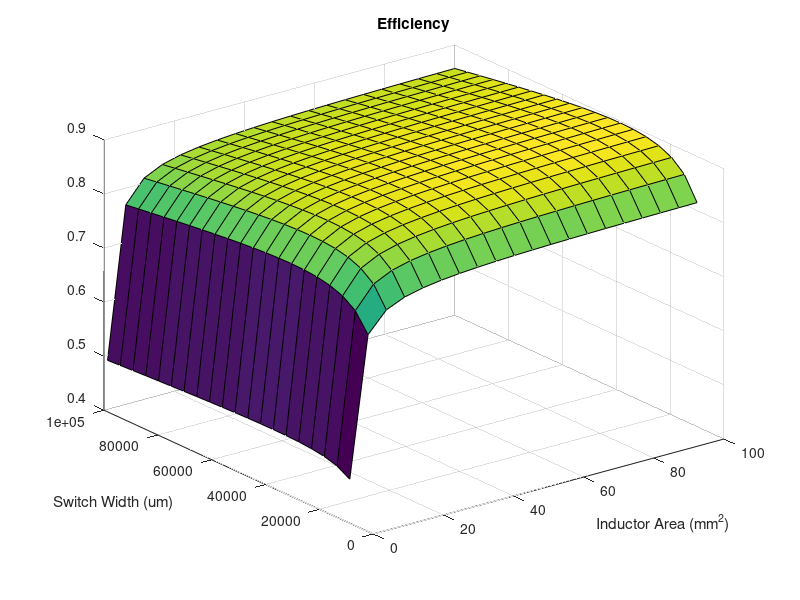
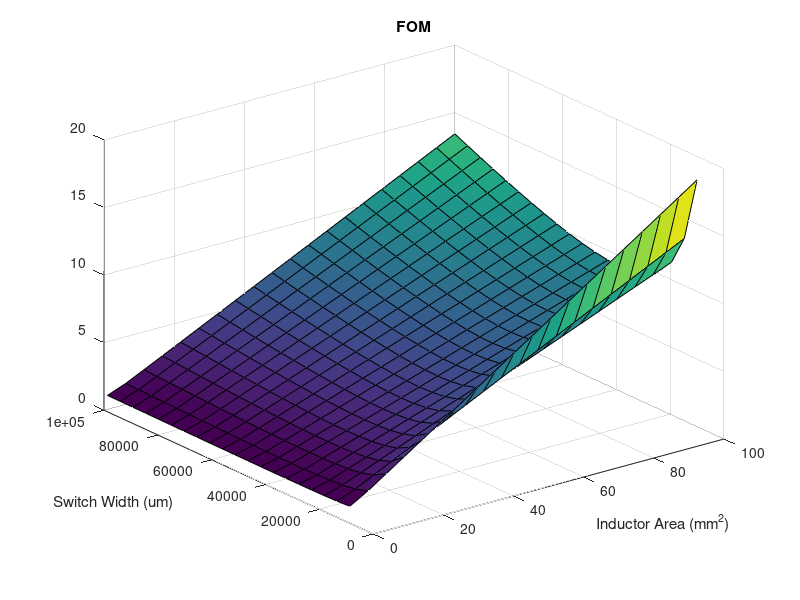
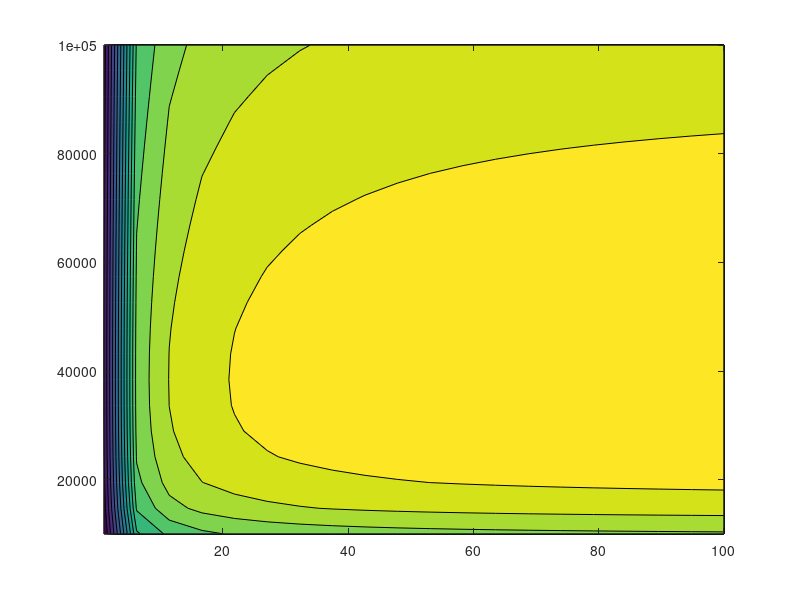

MATLAB code to generate these figures, in order: (Note: this script raises an error after producing the figures.)
clear

% Set Specs
Vin = 1.8;
Vout = 0.8;
Iout = 1;
CurrentRipple = 0.4;
VoltageRipple = 0.03;


% Set Transistor Params
UnitRon_n = 8.1;
UnitCgg_n = 350*10^-15;
UnitW_n = 200*10^-6;

UnitRon_p = 30;
UnitCgg_p = 0.2*10^-12;
UnitW_p = 200*10^-6;

L_n = 130*10^-9;
L_p = 130*10^-9;

PtoN_Width_Ratio = 1; % 1 for equal widths

% Set Oparational Params
fsw = 80*10^6;

%%

% Calculate extrapolated params
D = Vout/Vin;
Vsw = Vin/2;
Ip = Iout + CurrentRipple/2;
Iv = Iout - CurrentRipple/2;
Irms_n = sqrt((1-D)*(Ip*Iv + (1/3)*(Ip-Iv)^2));
Irms_p = sqrt((D)*(Ip*Iv + (1/3)*(Ip-Iv)^2));
Irms_L = sqrt(Ip^2 - Ip*CurrentRipple + (1/3)*CurrentRipple^2);
L = (Vout*(1-D))/(CurrentRipple*fsw);
Cout = CurrentRipple/(8*VoltageRipple*fsw);
C_area_mm2 = Cout/(100*10^-9);

% Set up and run loop
N_widths = linspace(10^-2,10^-1, 20);
L_area = linspace(1,100, 20);

[NW, LA] = meshgrid(N_widths, L_area);
Efficiency = NW;
FOM = NW;

for n = 1:numel(L_area)
    for m = 1:numel(N_widths)
        % n row, m column

        W_n = NW(n,m);
        L_area_mm2 = LA(n,m);

        W_p = PtoN_Width_Ratio*W_n;

        Ron_n = UnitRon_n/(W_n/UnitW_n);

        Cgg_n = UnitCgg_n*(W_n/UnitW_n);
        Cgs_n = 0.5*Cgg_n;
        Cgd_n = 0.5*Cgg_n;
        Cds_n = 0.8*Cgg_n;
        Ciss_n = Cgd_n + Cgs_n;
        Coss_n = Cds_n + Cgd_n;
        
        Ron_p = UnitRon_p/(W_p/UnitW_p);
        Cgg_p = UnitCgg_p*(W_p/UnitW_p);
        Cgs_p = 0.5*Cgg_p;
        Cgd_p = 0.5*Cgg_p;
        Cds_p = 0.8*Cgg_p;
        Ciss_p = Cgd_p + Cgs_p;
        Coss_p = Cds_p + Cgd_p;

        N_area_mm2 = W_n*L_n*10^6;
        P_area_mm2 = W_p*L_p*10^6;

        Irms_n = sqrt((1-D)*(Ip*Iv + (1/3)*(Ip-Iv)^2));
        Irms_p = sqrt((D)*(Ip*Iv + (1/3)*(Ip-Iv)^2));
        Irms_L = sqrt(Ip^2 - Ip*CurrentRipple + (1/3)*CurrentRipple^2);
        
        Psw_n = Vin^2 * Coss_n * fsw;
        Pdr_n = Vsw^2 * Cgg_n * fsw;
        Pcond_n = Irms_n^2 * Ron_n;
        Ptot_n = Psw_n + Pdr_n + Pcond_n;
        
        Psw_p = Vin^2 * Coss_p * fsw;
        Pdr_p = Vsw^2 * Cgg_p * fsw;
        Pcond_p = Irms_p^2 * Ron_n;
        Ptot_p = Psw_p + Pdr_p + Pcond_p;

        Rdcr = (L/(4*10^-9))*(0.2/L_area_mm2);
        L_Loss = Irms_L^2 * Rdcr;
        PLoss = Ptot_n + Ptot_p + L_Loss;
        Pout = Vout*Iout;
        Efficiency(n,m) = (1+(PLoss/Pout))^-1;

        FOM(n,m) = PLoss*(N_area_mm2 + P_area_mm2 + L_area_mm2 + C_area_mm2);


    end
end

%% Plots
figure(1)
surf(LA,NW*10^6,Efficiency)
xlabel("Inductor Area (mm^2)")
ylabel("Switch Width (um)")
title("Efficiency")


figure(2)
surf(LA,NW*10^6,FOM)
zlim([0 20])
xlabel("Inductor Area (mm^2)")
ylabel("Switch Width (um)")
title("FOM")

figure(3)
[C,h] = contourf(LA,NW*10^6,Efficiency,15);
h.LevelList=floor(h.LevelList*100)/100;
clabel(C,h);
colorbar
colormap('Jet')
xlabel("Inductor Area (mm^2)")
ylabel("Switch Width (um)")
title("Efficiency")

figure(4)
[C,h] = contourf(LA,NW*10^6,FOM,50);
a = h.LevelList<5;
h.LevelList = h.LevelList(a);
h.LevelList=floor((h.LevelList)*10)/10;
clabel(C,h);
colorbar
colormap(flipud(jet))
xlabel("Inductor Area (mm^2)")
ylabel("Switch Width (um)")
title("FOM")
